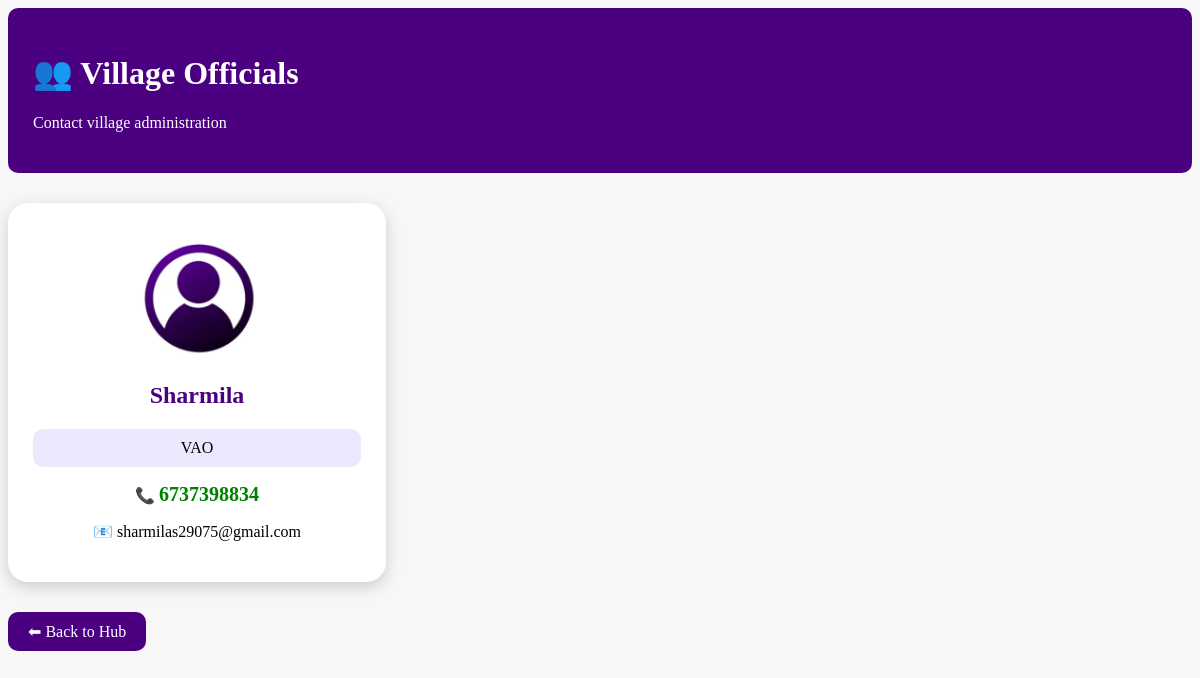
Page /citizen/village_hub/village_officials.php on the committed database.
### tables this page shows
CREATE TABLE `village_officials` (
  `id` int(11) NOT NULL,
  `name` varchar(100) NOT NULL,
  `designation` varchar(100) NOT NULL,
  `phone` varchar(20) DEFAULT NULL,
  `email` varchar(100) DEFAULT NULL,
  `photo` varchar(255) DEFAULT NULL
);

### citizen/village_hub/village_officials.php (the view, shortened to what this page needs)
<?php
include("../../db.php");
$result = $conn->query("SELECT * FROM village_officials ORDER BY id DESC");
?>
<!DOCTYPE html>
<html>
<head>
</head>
<body>
<div class="header">
<h1>👥 Village Officials</h1>
<p>Contact village administration</p>
</div>
<div class="container">
<?php
if($result && $result->num_rows>0)
{
while($row=$result->fetch_assoc())
{
?>
<div class="card">
<?php
if(!empty($row['photo']))
{
?>
<img src="../../assets/images/<?php echo $row['photo']; ?>">
<?php
}
else
{
?>
<div class="icon">
👤
</div>
<?php
}
?>
<h2>
<?php echo $row['name']; ?>
</h2>
<div class="designation">
<?php echo $row['designation']; ?>
</div>
<div class="info">
<p>
📞
<span class="phone">
<?php echo $row['phone']; ?>
</span>
</p>
<p>
📧
<?php echo $row['email']; ?>
</p>
</div>
</div>
<?php
}
}
?>
</div>
<a class="back" href="village_hub_dashboard.php">
⬅ Back to Hub
</a>
</body>
</html>

### citizen/village_hub/village_officials.php (style rules this page uses)
body { font-family:'Playfair Display',serif; background:#f7f7f7; }
.header { background:indigo; color:white; padding:25px; border-radius:10px; position:relative; }
.container { margin-top:30px; display:grid; grid-template-columns:repeat(3,1fr); gap:25px; }
.card { background:white; padding:25px; border-radius:20px; box-shadow:0 5px 15px #ccc; text-align:center; transition:.3s; }
.card img { width:130px; height:130px; border-radius:50%; object-fit:cover; }
h2 { color:indigo; }
.designation { background:#eee8ff; padding:10px; border-radius:10px; }
.info { margin-top:15px; }
.phone { color:green; font-size:20px; font-weight:bold; }
.back { display:inline-block; margin-top:30px; padding:10px 20px; background:indigo; color:white; border-radius:10px; text-decoration:none; }

### rows in the picture
village_officials: photo (picture), name "Sharmila", designation "VAO", phone "6737398834", email "sharmilas29075@gmail.com"
